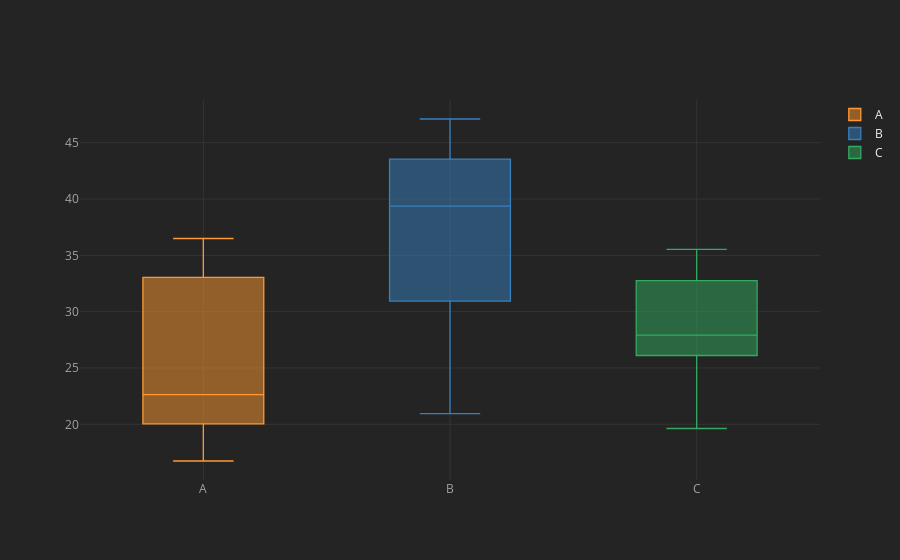

The notebook cell saved with this chart:
### Code cell
df.iplot(kind='box',barmode='stack',bargap=0.5)
